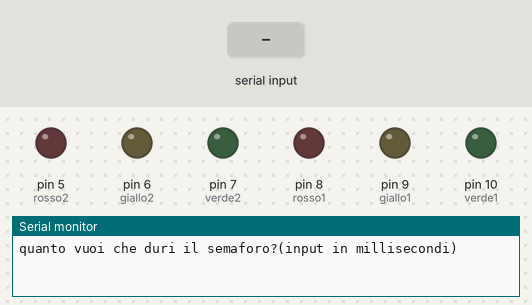
The sketch below on a simulated Arduino Uno, built with avr-gcc and run on an emulated ATmega328P. On the bench: output pins drawn as LEDs (lit = HIGH), the last lines printed to the serial monitor. Dashed ring = blinking. The test bench sets the inputs (shaded band).

Above: at 1.2 s.
1.3 s: "90,45,200\n" received over Serial
3.8 s: "30,150,10\n" received over Serial
6.3 s: "90,45\n" received over Serial
8.8 s: "0\n" received over Serial
At 9.94 s:
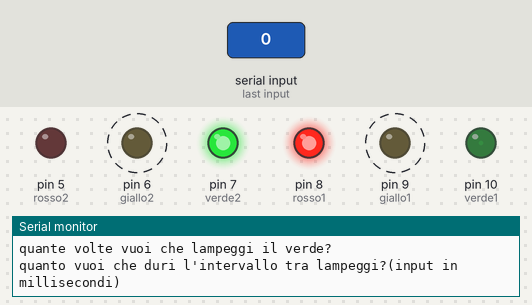
At 10.3 s:
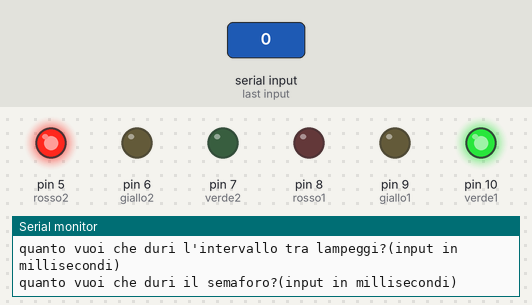
Timing chart, 0 to 11.8 s (numbered marks = the images above; inputs shaded):
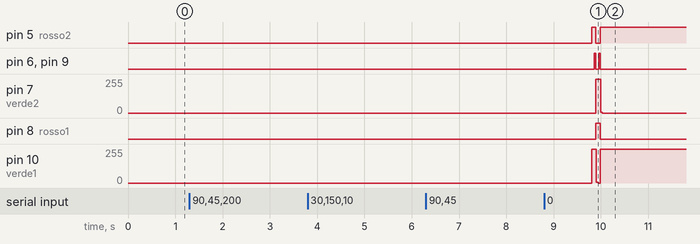

Measured:
- after the input at 8.8 s, pin 5 (rosso2): LOW → HIGH after 1.0 s, → LOW 0.09 s later, → HIGH 0.09 s later; pin 6 (giallo2): alternates HIGH for 0.03 s and LOW for 0.06 s, 4 changes in all, then stays LOW, starting after 1.1 s

The sketch:

ProgettoSemaforo.ino
```cpp
  int rosso1;
  int rosso2;
  int verde1;
  int verde2;
  int giallo1;
  int giallo2;
  int durataSemaforo;
  int durataGiallo;
  int lampeggiVerde;
  int intervalloLampeggi;
  int durataSoloRosso;
  int durataSoloVerde;

void setup() {
  rosso1 = 8;
  rosso2 = 5;
  verde1 = 10;
  verde2 = 7;
  giallo1 = 9;
  giallo2 = 6;

  pinMode(rosso1,OUTPUT);
  pinMode(rosso2,OUTPUT);
  pinMode(verde1,OUTPUT);
  pinMode(verde2,OUTPUT);
  pinMode(giallo1,OUTPUT);
  pinMode(giallo2,OUTPUT);

  Serial.begin(9600);
}

void loop()
{
  richiestaValori();
  semaforoPrimaParte(rosso2, verde1);
  semaforoSecondaParte(verde2, rosso1, rosso2, giallo1, giallo2);
  semaforoPrimaParte(rosso1,verde2);
  semaforoSecondaParte(verde1, rosso2, rosso1, giallo2, giallo1);
}

void lampeggiaVerde(int verde)//Questo metodo fa lampeggiare il verde
  {
    for(int i=0;i<lampeggiVerde;i++)
  {
    digitalWrite(verde,LOW);
    delay(intervalloLampeggi);
    digitalWrite(verde,HIGH);
    delay(intervalloLampeggi);
  }
    digitalWrite(verde,LOW);
  }
  void semaforoPrimaParte(int rosso_,int verde)//Questo metodo si occupa della prima parte del ciclo del semaforo(dall'inizio fino a quando il verde lampeggia)
  {
    digitalWrite(rosso_,HIGH);
    digitalWrite(verde,HIGH);
    delay(durataSoloVerde);
    lampeggiaVerde(verde);
  }
  void semaforoSecondaParte(int verde_, int rosso, int rosso_, int giallo, int giallo_)//Questo metodo si occupa della seconda parte del ciclo del semaforo(dall' accensione dei led gialli alla fine del ciclo)
  {
    digitalWrite(giallo,HIGH);
    digitalWrite(giallo_,HIGH);
    delay(durataGiallo);
    digitalWrite(giallo,LOW);
    digitalWrite(giallo_,LOW);
    digitalWrite(rosso_,LOW);
    digitalWrite(rosso,HIGH);
    digitalWrite(verde_,HIGH);
  }

  void richiestaValori()//Questo metodo serve per richiedere tutti i valori necessari al funzionamento del programma
  {
    richiestaDurataSemaforo();
    richiestaDurataGiallo();
    richiestaNumeroLampeggi();
    trovaDurataSoloRosso();
    richiestaIntervalloLampeggi();
    trovaDurataSoloVerde();
  }

  void richiestaDurataSemaforo()
  {
    Serial.println("quanto vuoi che duri il semaforo?(input in millisecondi)");
    while(Serial.available() == 0){};
    String inp = Serial.readString();
    durataSemaforo  = inp.toInt();
  }

  void richiestaNumeroLampeggi()
  {
    Serial.println("quante volte vuoi che lampeggi il verde?");
    while(Serial.available() == 0){};
    String inp = Serial.readString();
    lampeggiVerde = inp.toInt();

  }
  void richiestaDurataGiallo()
  {
     bool finito = false;
    while(!finito)
    {
      Serial.println("quanto vuoi che duri il giallo?(input in millisecondi)");
      while(Serial.available() == 0){};
      String inp = Serial.readString();
      durataGiallo  = inp.toInt();
      if(durataGiallo<durataSemaforo)
      {
        finito = true;
      }
      else
      {
        Serial.println("valore dato non accettabile");
      }
    }
  }


  void trovaDurataSoloRosso()
  {
    durataSoloRosso=durataSemaforo-durataGiallo;
  }

  void richiestaIntervalloLampeggi()
  {
    bool finito = false;
    while(!finito)
    {
      Serial.println("quanto vuoi che duri l'intervallo tra lampeggi?(input in millisecondi)");
      while(Serial.available() == 0){};
      String inp = Serial.readString();
      intervalloLampeggi = inp.toInt();
      if(intervalloLampeggi*lampeggiVerde<durataSoloRosso)
      {
        finito = true;
      }
      else
      {
        Serial.println("valore dato non accettabile");
      }
    }
  }

  void trovaDurataSoloVerde()
  {
    durataSoloVerde=durataSoloRosso-intervalloLampeggi*lampeggiVerde;
     intervalloLampeggi=intervalloLampeggi/2;
  }
```
